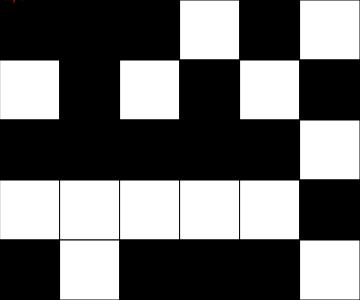
Frame 1 (no input)
Frame 60 (no input): identical to frame 1, image omitted
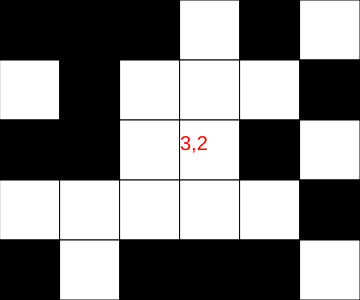
Frame 120 (the mouse pressed at the canvas centre since frame 60)

The p5.js sketch that drew these frames (run headless with seeded random() and noise() and a simulated clock; from frame 60 on, the mouse is pressed at the canvas centre):

// p5.js sketch
// ── sketch.js
// 2D Array Basics
// Mr. Scott
// April 15, 2026
//
// 0 (black)   255 (white)
// grid is 6 x 5 

let grid = [
  [0,   0,   0,   255,  0,  255],
  [255, 0, 255,   0,    255,  0],
  [0,   0,   0,   0,    0,  255],
  [255, 255, 255, 255,  255,  0],
  [0,   255, 0,   0,    0,  255]
];
let rows = grid.length;
let cols = grid[0].length;
let tileSize = 60;

function setup() {
  createCanvas(cols*tileSize, rows*tileSize);
}

function draw() {
  background(220);
  renderGrid();
  textSize(20);
  fill(255,0,0);
  text(getCurrentX()+","+getCurrentY(),mouseX, mouseY)
}

function flip(x,y){
  if(grid[y][x] === 0) grid[y][x] = 255;
  else grid[y][x] = 0;
}

function mousePressed(){
  if(mouseX < width && mouseY < height){
    let x = getCurrentX();
    let y = getCurrentY();
    
    
    
    
    flip(x, y);

    if(x-1 >= 0) flip(x-1, y);
    if(y-1 >= 0) flip(x, y-1);


  }
  
}

function renderGrid(){
  // intepret the data stored in 2D array (grid) and
  // draw a matrix of squares to reflect it
  for(let y = 0; y < rows; y++){ //y:0 1 2 3 4
    for(let x = 0; x < cols; x++){ //x: 0 1 2 3 4 5
      let fillColor = grid[y][x];
      fill(fillColor);
      square(x*tileSize, y*tileSize, tileSize);
    }
  }
}

function getCurrentX(){
  //determine the current col position of mouse
  let constrainedX = constrain(mouseX, 0, width-1);
  return floor(constrainedX / tileSize);
}

function getCurrentY(){
  //determine the current row position of mouse
  let constrainedY = constrain(mouseY, 0, height-1);
  return floor(constrainedY / tileSize);
}
